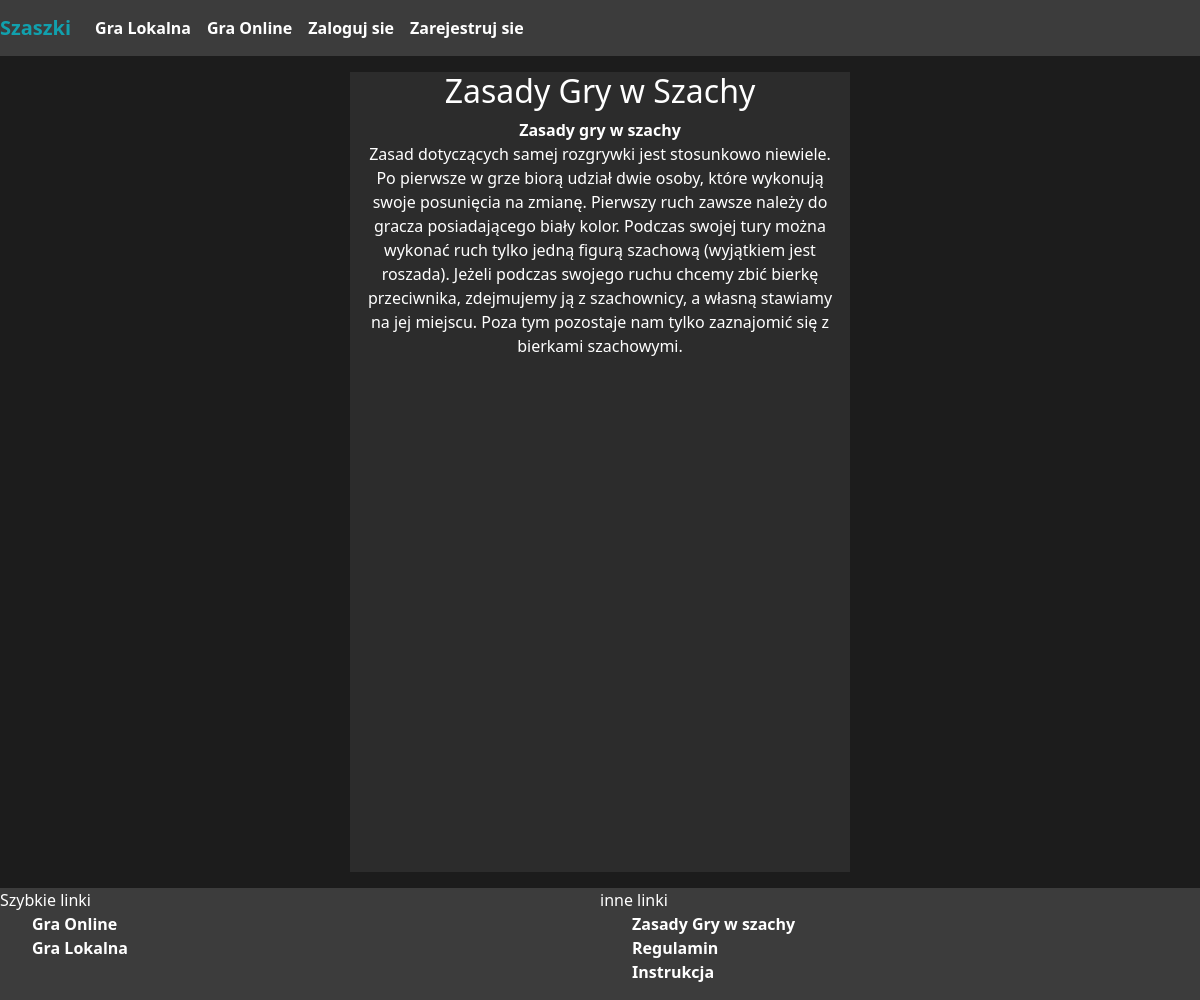
The page /page/2/ on the database its author committed.
### chess/models.py (models this page shows, shortened)
class Page(models.Model):
    title = models.CharField(max_length=64)
    content = models.TextField()

### chess/views.py (the view)
# urls.py: path('page/<int:pageid>/', views.page, name='page')
def page(request, pageid):
    x = Page.objects.get(pk=pageid)
    context = {
        'page': x,
    }
    return render(request, "page.html", context=context)

### chess/templates/page.html
{% extends 'base.html' %}
{% block content %}
{% load crispy_forms_tags %}
<div class="container-fluid" id="pageform">
    <div class="row justify-content-center">
        <div id="usrprof" class="col-sm-11 col-md-10 col-lg-5">
            <h2>{{page.title}}</h2>
            <span>{{page.content |safe}}</span>
        </div>
    </div>
</div>
{% endblock %}

### chess/static/css/style.css (style rules this page uses)
body { background-color: #1c1c1c; color: white; overflow-wrap: break-word; -ms-scroll-chaining: none; overscroll-behavior: contain; min-height: 100vh; display: flex; flex-direction: column; }
#usrprof { min-height: 800px; background-color: #2c2c2c; text-align: center; margin-top: 1rem; overflow: hidden; }
#pageform { margin-bottom: 1rem; }

### rows shown on the page
Page: title "Zasady Gry w Szachy", content "Zasady gry w szachy Zasad dotyczących samej rozgrywki jest stosunkowo niewiele. Po pierwsze w grze biorą udział dwie osoby, które wykonują swoje posunięcia na zmianę. Pierwszy ruch zawsze należy do gracza posiadającego biały kolor. Podczas swojej tury można wykonać ruch tylko jedną figurą szachową (wyjątkiem jest roszada). Jeżeli podczas swojego ruchu chcemy zbić bierkę przeciwnika, zdejmujemy ją z szachownicy, a własną stawiamy na jej miejscu. Poza tym pozostaje nam tylko zaznajomić się z bierkami szachowymi."
